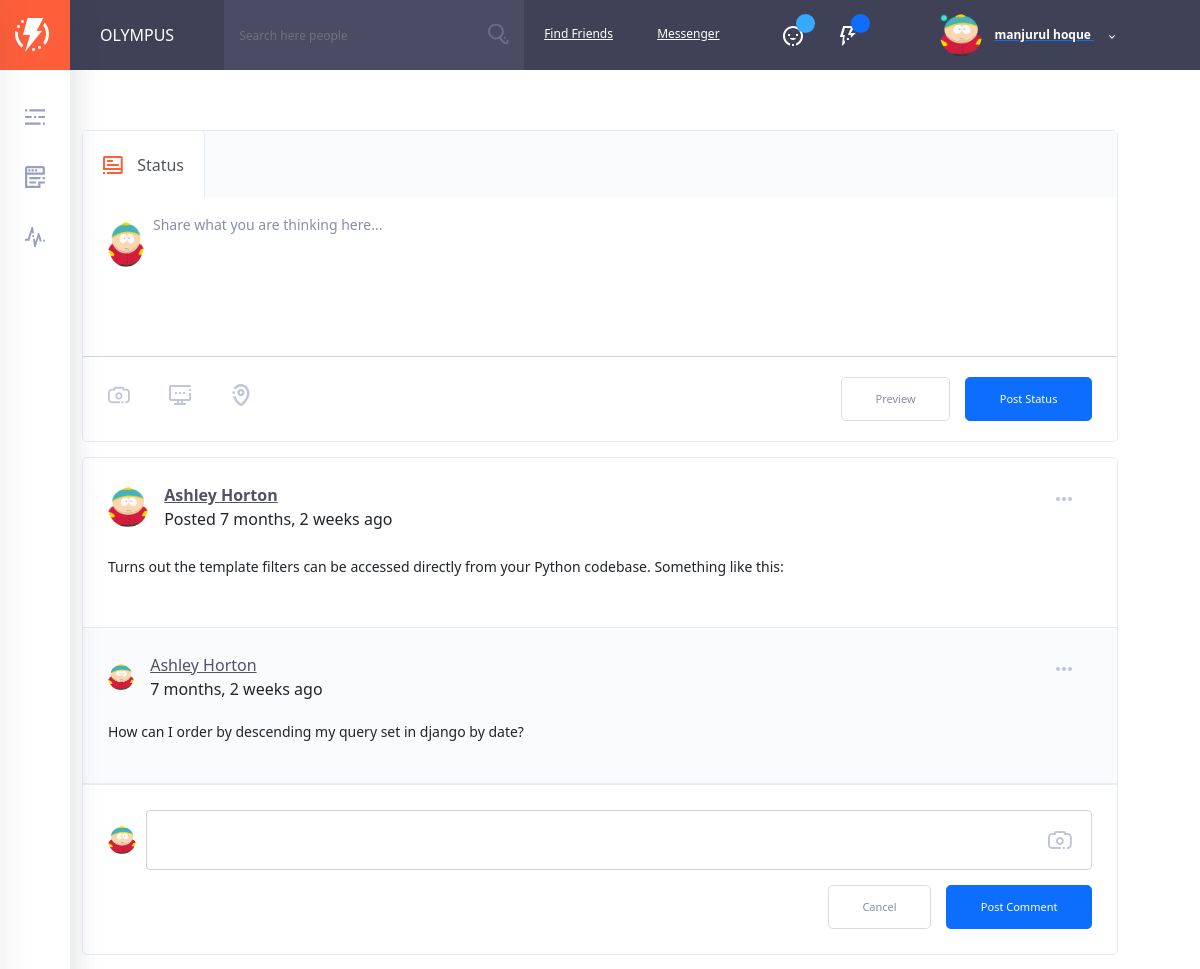
Page / (signed in, upper part) on the earlier database version.
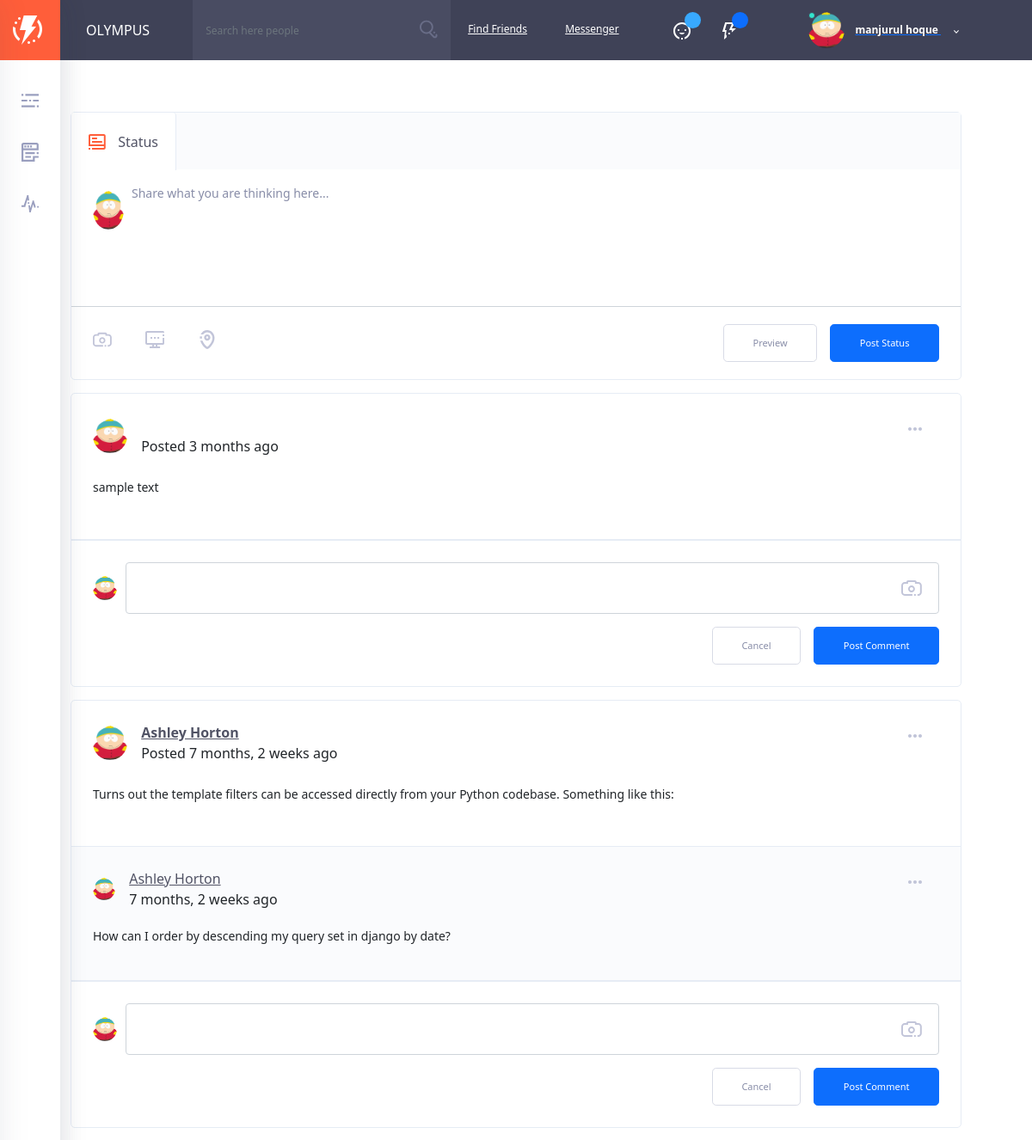
Same page on the later database version.
### accounts/models.py (models this page shows, shortened)
class User(AbstractUser):
    username = models.CharField(
        'username',
        max_length=50,
        unique=True,
        help_text='Required. 50 characters or fewer. Letters, digits and @/./+/-/_ only.',
        error_messages={
            'unique': "A user with that username already exists.",
        },
    )
    email = models.EmailField(unique=True, blank=False,
                              error_messages={
                                  'unique': "A user with that email already exists.",
                              })
    gender = models.CharField(max_length=20)
    status = models.BooleanField(default=False)
    about = models.TextField(blank=True)
    USERNAME_FIELD = "email"
    REQUIRED_FIELDS = ["username", "gender"]

### userprofile/models.py (models this page shows, shortened)
class Profile(models.Model):
    user = models.OneToOneField(User, on_delete=models.DO_NOTHING, related_name='profile')
    profile_image = models.ImageField(upload_to='avatars', default='avatars/guest.png')
    cover_image = models.ImageField(upload_to='avatars', default='avatars/cover.png')
    phone = models.CharField(max_length=20, blank=True)
    city = models.CharField(max_length=20, blank=True)
    country = models.CharField(max_length=20, blank=True)

### newsfeed/models.py (models this page shows)
class Post(models.Model):
    user = models.ForeignKey(User, on_delete=models.CASCADE, related_name="posts")
    body = models.TextField()
    created_at = models.DateTimeField(default=now)
    def get_date(self):
        return humanize.naturaltime(self.created_at)

class Comment(models.Model):
    post = models.ForeignKey(Post, on_delete=models.CASCADE, related_name="comments")
    user = models.ForeignKey(User, on_delete=models.CASCADE)
    content = models.TextField()
    created_at = models.DateTimeField(default=now)
    def get_date(self):
        return humanize.naturaltime(self.created_at)

### core/views.py (the view)
# urls.py: path('', home, name="home"),
def home(request):
    if not request.user.is_authenticated:
        return redirect(reverse_lazy('accounts:login'))
    friends = Friend.objects.friends(request.user)
    posts = Post.objects.prefetch_related('comments').select_related('user__profile').order_by('-created_at')
    return render(request, 'home.html', {'posts': posts, 'friends': friends})

### templates/home.html (shortened to what this page needs)
{% extends 'base.html' %}
{% load static %}
{% block content %}
    <div class="container">
        <div class="row">
            <main class="col col-xl-12 order-xl-2 col-lg-12 order-lg-1 col-md-12 col-sm-12 col-12">
                <div class="ui-block">
                    <div class="news-feed-form">
                        <ul class="nav nav-tabs" role="tablist">
                            <li class="nav-item">
                                <a class="nav-link active inline-items" data-toggle="tab" href="#home-1" role="tab"
                                   aria-expanded="true">
                                    <svg class="olymp-status-icon">
                                        <use xlink:href="svg-icons/sprites/icons.svg#olymp-status-icon"></use>
                                    </svg>
                                    <span>Status</span>
                                </a>
                            </li>
                        </ul>
                        <div class="tab-content">
                            <div class="tab-pane active" id="home-1" role="tabpanel" aria-expanded="true">
                                <form method="post" action="{% url 'newsfeed:post-create' %}">
                                    <div class="author-thumb">
                                        <img src="{{ user.profile.profile_image.url }}" alt="author" class="author-img" style="height: 45px">
                                    </div>
                                    <div class="form-group with-icon label-floating is-empty">
                                        <label class="control-label" for="body">Share what you are thinking
                                            here...</label>
                                        <textarea class="form-control" placeholder="" name="body" id="body"
                                                  required></textarea>
                                    </div>
                                    <div class="add-options-message">
                                        <a href="#" class="options-message" data-toggle="tooltip" data-placement="top"
                                           data-original-title="ADD PHOTOS">
                                            <svg class="olymp-camera-icon" data-toggle="modal"
                                                 data-target="#update-header-photo">
                                                <use xlink:href="svg-icons/sprites/icons.svg#olymp-camera-icon"></use>
                                            </svg>
                                        </a>
                                        <a href="#" class="options-message" data-toggle="tooltip" data-placement="top"
                                           data-original-title="TAG YOUR FRIENDS">
                                            <svg class="olymp-computer-icon">
                                                <use xlink:href="svg-icons/sprites/icons.svg#olymp-computer-icon"></use>
                                            </svg>
                                        </a>
                                        <a href="#" class="options-message" data-toggle="tooltip" data-placement="top"
                                           data-original-title="ADD LOCATION">
                                            <svg class="olymp-small-pin-icon">
                                                <use xlink:href="svg-icons/sprites/icons.svg#olymp-small-pin-icon"></use>
                                            </svg>
                                        </a>
                                        <button class="btn btn-primary btn-md-2">Post Status</button>
                                        <button class="btn btn-md-2 btn-border-think btn-transparent c-grey">
                                            Preview
                                        </button>
                                    </div>
                                </form>
                            </div>
                        </div>
                    </div>
                </div>
                <div id="newsfeed-items-grid">
                    {% for post in posts %}
                        <div class="ui-block">
                            <article class="hentry post">
                                <div class="post__author author vcard inline-items">
                                    {% if post.user.profile.profile_image.url %}
                                        <img src="{{ post.user.profile.profile_image.url }}" alt="author"
                                             class="author-img">
                                    {% else %}
                                        <img src="{% static 'img/bg-birthdays.jpg' %}" alt="author"
                                             class="author-img">
                                    {% endif %}
                                    <div class="author-date">
                                        <a class="h6 post__author-name fn"
                                           href="{% url 'profile:user-timeline' post.user.username %}">{{ post.user.get_full_name }}</a>
                                        <div class="post__date">
                                            <time class="published" datetime="2004-07-24T18:18">
                                                Posted {{ post.get_date }}
                                            </time>
                                        </div>
                                    </div>
                                    <div class="more">
                                        <svg class="olymp-three-dots-icon">
                                            <use xlink:href="svg-icons/sprites/icons.svg#olymp-three-dots-icon"></use>
                                        </svg>
                                    </div>
                                </div>
                                <p>{{ post.body }}</p>
                            </article>
                            <ul class="comments-list">
                                {% for comment in post.comments.all %}
                                    <li class="comment-item">
                                        <div class="post__author author vcard inline-items">
                                            {% if comment.user.profile.profile_image.url %}
                                                <img src="{{ comment.user.profile.profile_image.url }}" alt="author"
                                                     class="author-img">
                                            {% else %}
                                                <img src="{% static 'img/bg-birthdays.jpg' %}" alt="author"
                                                     class="author-img">
                                            {% endif %}
                                            <div class="author-date">
                                                <a class="h6 post__author-name fn" href="">
                                                    {{ comment.user.get_full_name }}
                                                </a>
                                                <div class="post__date">
                                                    <time class="published" datetime="2004-07-24T18:18">
                                                        {{ comment.get_date }}
                                                    </time>
                                                </div>
                                            </div>
                                            <a href="#" class="more">
                                                <svg class="olymp-three-dots-icon">
                                                    <use xlink:href="svg-icons/sprites/icons.svg#olymp-three-dots-icon"></use>
                                                </svg>
                                            </a>
                                        </div>
                                        <p>{{ comment.content }}</p>
                                    </li>
                                {% endfor %}
                            </ul>
                            <form class="comment-form inline-items" method="post"
                                  action="{% url 'newsfeed:comment-create' post.id %}">
                                <div class="post__author author vcard inline-items">
                                    <img src="{{ user.profile.profile_image.url }}" alt="author">
                                    <div class="form-group with-icon-right ">
                                        <textarea class="form-control" placeholder="" name="content"></textarea>
                                        <div class="add-options-message">
                                            <a href="#" class="options-message" data-toggle="modal"
                                               data-target="#update-header-photo">
                                                <svg class="olymp-camera-icon">
                                                    <use xlink:href="svg-icons/sprites/icons.svg#olymp-camera-icon"></use>
                                                </svg>
                                            </a>
                                        </div>
                                    </div>
                                </div>
                                <button class="btn btn-md-2 btn-primary">Post Comment</button>
                                <button class="btn btn-md-2 btn-border-think c-grey btn-transparent custom-color">
                                    Cancel
                                </button>
                            </form>
                        </div>
                    {% endfor %}
                </div>
            </main>
        </div>
    </div>
{% endblock %}

### templates/includes/header.html (shortened to what this page needs)
{% load static %}
<div class="fixed-sidebar">
    <div class="fixed-sidebar-left sidebar--small" id="sidebar-left">
        <a href="{% url 'core:home' %}" class="logo">
            <div class="img-wrap">
                <img src="{% static 'img/logo.webp' %}" alt="olympus">
            </div>
        </a>
        <div class="mCustomScrollbar" data-mcs-theme="dark">
            <ul class="left-menu">
                <li>
                    <a href="#" class="js-sidebar-open">
                        <svg class="olymp-menu-icon left-menu-icon" data-toggle="tooltip" data-placement="right"
                             data-original-title="OPEN MENU">
                            <use xlink:href="#olymp-menu-icon"></use>
                        </svg>
                    </a>
                </li>
                <li>
                    <a href="{% url 'core:home' %}">
                        <svg class="olymp-newsfeed-icon left-menu-icon" data-toggle="tooltip" data-placement="right"
                             data-original-title="NEWSFEED">
                            <use xlink:href="#olymp-newsfeed-icon"></use>
                        </svg>
                    </a>
                </li>
                <li>
                    <a href="{% url 'profile:edit-profile' %}">
                        <svg class="olymp-stats-icon left-menu-icon" data-toggle="tooltip" data-placement="right"
                             data-original-title="My profile">
                            <use xlink:href="#olymp-stats-icon"></use>
                        </svg>
                    </a>
                </li>
            </ul>
        </div>
    </div>
</div>
<header class="header" id="site-header">
    <div class="page-title" style="cursor: pointer;" data-link="{% url 'core:home' %}"
         onclick="window.location.href=$(this).data('link');">
        <h6>olympus</h6>
    </div>
    <div class="header-content-wrapper">
        <form class="search-bar w-search notification-list friend-requests">
            <div class="form-group with-button">
                <input class="form-control js-user-searchh" placeholder="Search here people" type="text">
                <button>
                    <svg class="olymp-magnifying-glass-icon">
                        <use xlink:href="#olymp-magnifying-glass-icon"></use>
                    </svg>
                </button>
            </div>
        </form>
        <a href="{% url 'friends:find-friends' %}" class="link-find-friend">Find Friends</a>
        <a href="{% url 'communications:all-messages' %}" class="link-find-friend">Messenger</a>
        <div class="control-block">
            <div class="control-icon more has-items">
                <svg class="olymp-happy-face-icon">
                    <use xlink:href="#olymp-happy-face-icon"></use>
                </svg>
                <div class="label-avatar bg-blue" id="total-friend-requests"></div>
            </div>
            <div class="control-icon more has-items">
                <svg class="olymp-thunder-icon">
                    <use xlink:href="#olymp-thunder-icon"></use>
                </svg>
                <div class="label-avatar bg-primary" id="notification-count"></div>
            </div>
            <div class="author-page author vcard inline-items more">
                <div class="author-thumb">
                    <img alt="author" src="{{ user.profile.profile_image.url }}" style="width: 42px; height: 42px"
                         class="avatar">
                    <span class="icon-status online"></span>
                </div>
                <a href="#" class="author-name fn">
                    <div class="author-title">
                        {{ user.get_full_name }}
                        <svg class="olymp-dropdown-arrow-icon">
                            <use xlink:href="#olymp-dropdown-arrow-icon"></use>
                        </svg>
                    </div>
                </a>
            </div>
        </div>
    </div>
</header>
<div class="header-spacer"></div>

Differences in the rows shown:
added Post: user.profile.profile_image (picture), get_date "3 months ago", body "sample text", profile.profile_image (picture)
